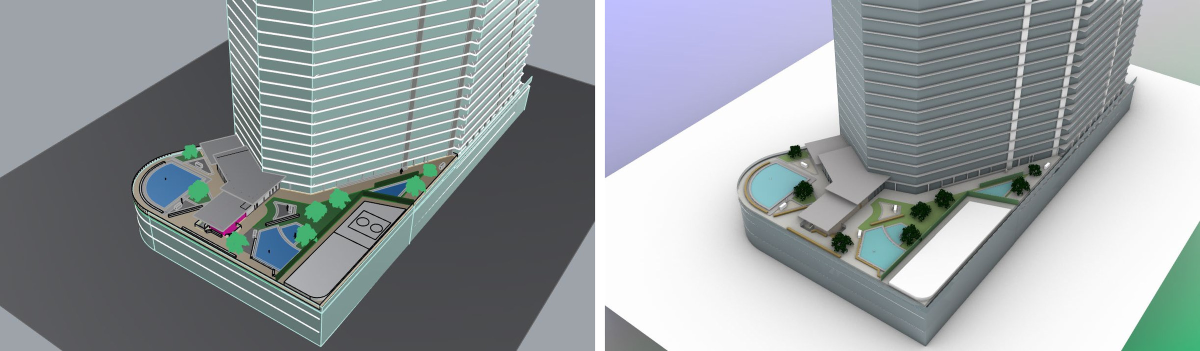
#> input picture assets/images/amenity-deck-engines/aerial-pair.jpg, 2400 x 702 px (shown at 1/2 size)
$ python -i build.py   (imports and definitions only)
#> lines starting #> are read from the running program, lines starting #| are printed output that depends on the picture
"""Build print-ready PDF portfolios straight from the site, so they always match it.

Usage (from the repo root):
    pip install pillow                                # one-time
    npm install --prefix tools/pdf                    # one-time: Playwright for HTML -> PDF
    npx --prefix tools/pdf playwright install chromium
    python tools/pdf/build.py                         # full portfolio + one PDF per sidebar group

Nothing about the projects is written here. The sidebar (partials/nav.html) gives the groups, the project
order and the display names; each project page gives its cover, details line, advisor or role, paragraphs,
gallery images, gallery headings and captions; the landing page gives the cover-page intro. Edit the site and
rebuild — or let the GitHub Action do it on every push to main.

Outputs (repo root):
    John-Northrup-Portfolio.pdf               everything, in sidebar order
    John-Northrup-Portfolio-<group>.pdf       one per sidebar group (code, architecture, drawing, fabrication)
"""
import argparse
import html
import os
import re
import shutil
import subprocess
import sys
from html.parser import HTMLParser

from PIL import Image

ROOT = os.path.abspath(os.path.join(os.path.dirname(__file__), "..", ".."))
HERE = os.path.dirname(os.path.abspath(__file__))
BUILD = os.path.join(HERE, "build")
SITE = "jcnorthrup.com"
EMAIL = "jcnorthrup@gmail.com"

BG = (255, 255, 255)          # site background
MAX_PX = 1400                 # longest side of exported images (~140 dpi across a 10 in page)
JPEG_Q = 76

# Page geometry, inches. US Letter landscape.
PAGE_W, PAGE_H = 11.0, 8.5
MARGIN_X, MARGIN_TOP, MARGIN_BOTTOM = 0.55, 0.75, 0.7
CONTENT_W = PAGE_W - 2 * MARGIN_X
CONTENT_H = PAGE_H - MARGIN_TOP - MARGIN_BOTTOM
GAP = 0.2
CAPTION_H = 0.24              # band under each gallery row for captions
ROW_MIN_H = 2.4               # a row stops taking images once they would get shorter than this
MAX_PER_ROW = 3
MAX_ROWS_PER_PAGE = 2
HEADING_H = 0.4


# ---------- reading the site ----------

class _Parser(HTMLParser):
    """Collects text and attributes while tracking which classed elements we're inside."""

    VOID = {"img", "br", "hr", "meta", "link", "input", "source"}

    def __init__(self):
        super().__init__(convert_charrefs=True)
        self.stack = []  # (tag, set(classes))

    def inside(self, cls):
        return any(cls in c for _, c in self.stack)

    # [14 lines left out: functions handle_starttag, handle_endtag, not called in this run]

    def start(self, tag, a, classes):
        pass

    def end(self, tag, classes):
        pass


def _clean(s):
    return re.sub(r"\s+", " ", s).strip()


class NavParser(_Parser):
    # [14 lines left out: functions __init__, start, not called in this run]

    def handle_data(self, data):
        if self._text:
            self._text.append(data)

    # [8 lines left out: function end, not called in this run]


class ProjectParser(_Parser):
    # [30 lines left out: functions __init__, start, not called in this run]

    def handle_data(self, data):
        if self._text:
            self._text.append(data)

    # [20 lines left out: function end, not called in this run]


class LandingParser(_Parser):
    # [5 lines left out: function __init__, not called in this run]

    def start(self, tag, a, classes):
        if self.inside("landing") and tag in ("h1", "p"):
            self._text = [tag]

    def handle_data(self, data):
        if self._text:
            self._text.append(data)

    # [41 lines left out: functions end, _parse, read_site, not called in this run]


# ---------- images ----------

_exported = {}


def export(src):
    """Flatten and downscale a site image (first frame for GIFs) to a JPEG in the build dir.
    Returns (relative path, aspect ratio)."""
    if src not in _exported:
        rel = os.path.relpath(src, os.path.join(ROOT, "assets", "images"))
        out_name = re.sub(r"[^A-Za-z0-9]+", "-", os.path.splitext(rel)[0]).strip("-") + ".jpg"
        im = Image.open(src)
#> im is the input picture: PIL image 2400x702 RGB; mean R, G, B 148.1, 155.1, 157.8
        im.seek(0)
        if im.mode in ("RGBA", "LA", "P"):
            im = im.convert("RGBA")
            flat = Image.new("RGB", im.size, BG)
            flat.paste(im, mask=im.split()[-1])
            im = flat
        else:
            im = im.convert("RGB")
        im.thumbnail((MAX_PX, MAX_PX), Image.LANCZOS)
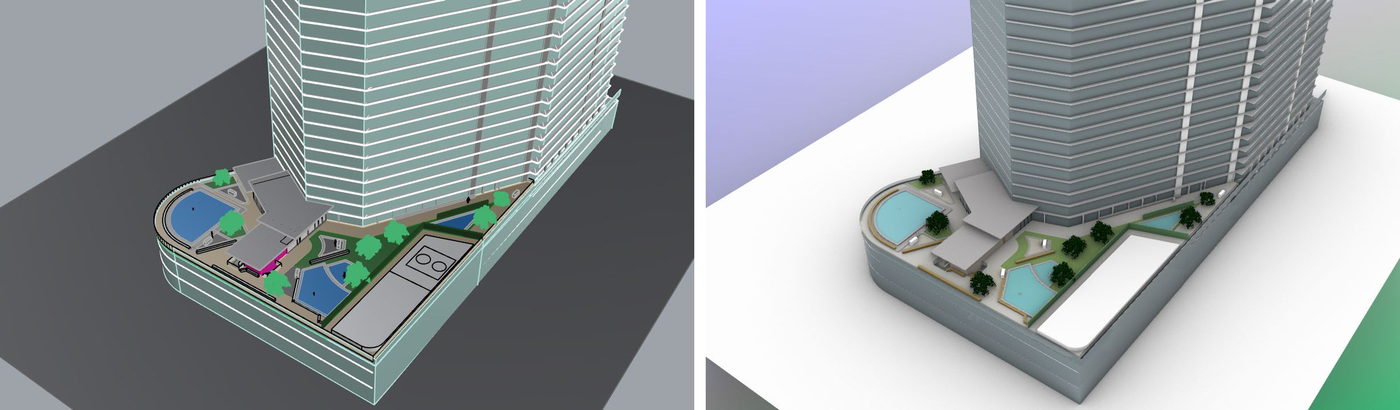
#> im: PIL image 1400x410 RGB; mean R, G, B 148, 155, 157.7
        im.save(os.path.join(BUILD, "img", out_name), "JPEG", quality=JPEG_Q, optimize=True, progressive=True)
        _exported[src] = (f"img/{out_name}", im.width / im.height)
    return _exported[src]


# ---------- layout ----------

def esc(s):
    return html.escape(s, quote=True)


# [32 lines left out: functions title_html, gallery_segments, pack_rows, not called in this run]


def row_height(row):
    return (CONTENT_W - GAP * (len(row) - 1)) / sum(r for _, r in row)


# [32 lines left out: functions paginate, render_rows, not called in this run]


def chrome(label, folio):
    return (f'<div class="running"><span>John Northrup</span><span>{label}</span></div>'
            f'<div class="folio">{folio:02d}</div>')


# [126 lines left out: functions build_html, render, main, not called in this run]


# [2 lines not run here, left out]

>>> result = export('../../assets/images/amenity-deck-engines/aerial-pair.jpg')
